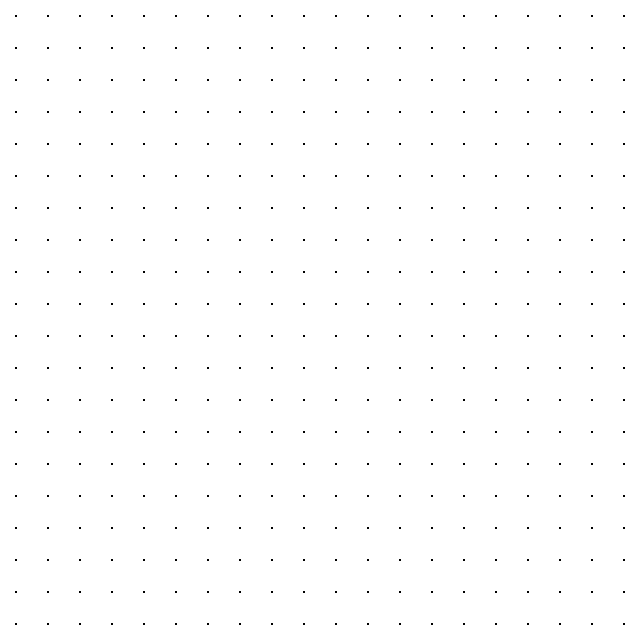
Frame 1 (no input)
Frame 60 (the mouse pressed at the canvas centre just before this capture): identical to frame 1, image omitted
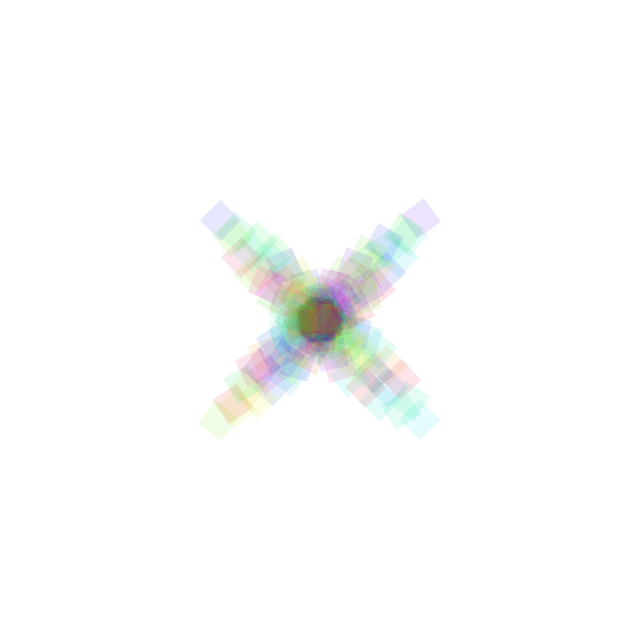
Frame 120 (the mouse held since frame 60 and released just before this capture)

The Processing sketch that drew these frames (run headless with seeded random() and noise(); from frame 60 on, the mouse is pressed at the canvas centre):

// Processing sketch: processing_132703
// ── processing_132703.pde

ArrayList<Body> bodies = new ArrayList<Body>();
boolean goHome = true;
float wanderWeight = 0;
float seperateWeight = 0;
float seekWeight = 3;
float gridSize;

void setup() {
  size(640, 640);
  colorMode(HSB);
  rectMode(CENTER);
  gridSize = width / 20;

  for (float x = gridSize/2; x < width; x += gridSize) {
    for (float y = gridSize/2; y < height; y += gridSize) {
      Body b = new Body(x, y, gridSize * .5);
      bodies.add(b);
    }
  }
}

void draw() {
  background(255);
  for (int i = bodies.size() - 1; i >= 0; i--) {
    Body b = bodies.get(i);
    b.run();
  }

  if (mousePressed) { 
    goHome = false;
  }
  else { 
    goHome = true;
  }
}

class Body {
  PVector location, velocity, acceleration, initialLocation;
  PVector wanderVector, seekVector, obstacleVector, hsb;
  float r, maxforce, maxspeed, initialR;
  float wandertheta = 0;
  color c;


  Body(float x, float y, float _r) {
    r = _r;
    initialR = _r;
    location = new PVector(x, y);
    initialLocation = new PVector(x, y);
    maxspeed = 5;//random(1, 2);
    maxforce = .5;//.1;
    acceleration = new PVector(0, 0);
    velocity = new PVector(0, 0);
    hsb = new PVector(random(255), 255, 0);
    c = color(0);
  }

  void update() {

    velocity.add(acceleration);
    velocity.limit(maxspeed);
    location.add(velocity);
    borders();
    acceleration.mult(0);
    float d = location.dist(initialLocation);
    float d2 = location.dist(new PVector(mouseX, mouseY));
    r = map(d, 0, width/2, 2, initialR*2);
    
    hsb.z = map(d, 0, width/2, 0, 255);
    c = color(hsb.x, hsb.y, hsb.z, map(hsb.z, 0, 255, 255, 1));
  }

  void display() {
    pushMatrix();
    translate(location.x, location.y);
    if (velocity.mag() > .01) {
      rotate(velocity.heading2D());
    }
    noStroke();
    fill(c);
    rect(0, 0, r, r);

    popMatrix();
  }

  void run() {
    applyBehaviors();
    update();
    display();
  }

  void applyForce(PVector force) {
    // We could add mass here if we want A = F / M
    acceleration.add(force);
  }

  void applyBehaviors() {

    wanderVector = wander();
    wanderVector.mult(wanderWeight);
    applyForce(wanderVector);

    PVector sep = separate();
    sep.mult(seperateWeight);
    applyForce(sep);

    if (goHome) {
      arrive(initialLocation);
    } 
    else {
      seekVector = seek(new PVector(mouseX, mouseY));
      seekVector.mult(seekWeight);
      applyForce(seekVector);
    }
  }

  PVector steer(PVector desired) {

    desired.normalize();
    desired.mult(maxspeed);
    PVector steerV = PVector.sub(desired, velocity);
    steerV.limit(maxforce);
    return steerV;
  }


  PVector seekFarthest() {
    float longestDistance = 0;
    Body target = bodies.get(0);
    for (Body b : bodies) {
      if (b != this) {
        float d = location.dist(b.location);
        if (d > longestDistance) { 
          longestDistance = d;
          target = b;
        }
      }
    }
    return seek(target.location);
  }

  PVector seek(PVector target) {
    PVector desired = PVector.sub(target, location);
    return steer(desired);
  }

  void arrive(PVector target) {
    PVector desired = PVector.sub(target, location);  // A vector pointing from the location to the target
    float d = desired.mag();
    // Scale with arbitrary damping within 100 pixels
    if (d < 100) {
      float m = map(d, 0, 100, 0, maxspeed);
      desired.mult(m/2);
    } 
    else {
      desired.mult(maxspeed);
    }

    // Steering = Desired minus Velocity
    PVector steer = PVector.sub(desired, velocity);
    steer.limit(maxforce);  // Limit to maximum steering force
    applyForce(steer);
  }

  PVector wander() {
    float wanderR = 30;         // Radius for our "wander circle"
    float wanderD = 80;         // Distance for our "wander circle"
    float change = 0.3;
    wandertheta += random(-change, change); // Randomly change wander theta

    // Now we have to calculate the new location to steer towards on the wander circle
    PVector circleloc = velocity.get();    // Start with velocity
    circleloc.normalize();                 // Normalize to get heading
    circleloc.mult(wanderD);               // Multiply by distance
    circleloc.add(location);               // Make it relative to boid's location
    float h = velocity.heading2D();        // We need to know the heading to offset wandertheta

    PVector circleOffSet = new PVector(wanderR * cos(wandertheta + h), wanderR * sin(wandertheta + h));
    PVector target = PVector.add(circleloc, circleOffSet);
    return seek(target);
  }

  // Separation
  // Method checks for nearby boids and steers away
  PVector separate () {
    float desiredseparation = 25.0f;
    PVector steerV = new PVector(0, 0, 0);
    int count = 0;
    // For every boid in the system, check if it's too close
    for (Body other : bodies) {
      float d = PVector.dist(location, other.location);
      // If the distance is greater than 0 and less than an arbitrary amount (0 when you are yourself)
      if ((d > 0) && (d < desiredseparation)) {
        // Calculate vector pointing away from neighbor
        PVector diff = PVector.sub(location, other.location);
        diff.normalize();
        diff.div(d);        // Weight by distance
        steerV.add(diff);
        count++;            // Keep track of how many
      }
    }
    // Average -- divide by how many
    if (count > 0) {
      steerV.div((float)count);
    }

    // As long as the vector is greater than 0
    if (steerV.mag() > 0) {
      // Implement Reynolds: Steering = Desired - Velocity
      steerV.normalize();
      steerV.mult(maxspeed);
      steerV.sub(velocity);
      steerV.limit(maxforce);
    }
    return steerV;
  }

  void borders() {
    if (location.x < -r) location.x = width+r;
    if (location.y < -r) location.y = height+r;
    if (location.x > width+r) location.x = -r;
    if (location.y > height+r) location.y = -r;
  }
}
